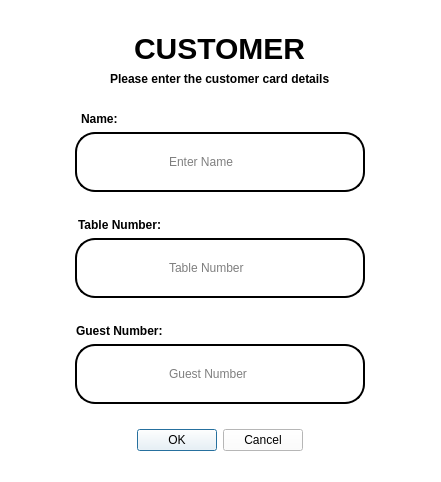
<?xml version="1.0" encoding="UTF-8"?>
<ui version="4.0">
 <class>Dialog</class>
 <widget class="QDialog" name="Dialog">
  <property name="geometry">
   <rect>
    <x>0</x>
    <y>0</y>
    <width>441</width>
    <height>482</height>
   </rect>
  </property>
  <property name="sizePolicy">
   <sizepolicy hsizetype="Expanding" vsizetype="Expanding">
    <horstretch>0</horstretch>
    <verstretch>0</verstretch>
   </sizepolicy>
  </property>
  <property name="windowTitle">
   <string>Dialog</string>
  </property>
  <property name="styleSheet">
   <string notr="true">background-color:white;</string>
  </property>
  <layout class="QVBoxLayout" name="verticalLayout">
   <item>
    <spacer name="verticalSpacer_2">
     <property name="orientation">
      <enum>Qt::Orientation::Vertical</enum>
     </property>
     <property name="sizeHint" stdset="0">
      <size>
       <width>20</width>
       <height>40</height>
      </size>
     </property>
    </spacer>
   </item>
   <item alignment="Qt::AlignmentFlag::AlignHCenter">
    <widget class="QLabel" name="label">
     <property name="styleSheet">
      <string notr="true">color:black;
font-size:30px;
font-weight:bold;</string>
     </property>
     <property name="text">
      <string>CUSTOMER</string>
     </property>
    </widget>
   </item>
   <item alignment="Qt::AlignmentFlag::AlignHCenter">
    <widget class="QLabel" name="label_2">
     <property name="styleSheet">
      <string notr="true">color:black;
font-weight:bold;</string>
     </property>
     <property name="text">
      <string>Please enter the customer card details</string>
     </property>
    </widget>
   </item>
   <item alignment="Qt::AlignmentFlag::AlignHCenter">
    <widget class="QLabel" name="label_3">
     <property name="styleSheet">
      <string notr="true">color:black;
margin-right:240px;
margin-top:20px;
font-weight:bold;</string>
     </property>
     <property name="text">
      <string>Name:</string>
     </property>
    </widget>
   </item>
   <item alignment="Qt::AlignmentFlag::AlignHCenter">
    <widget class="QLineEdit" name="lineEdit">
     <property name="styleSheet">
      <string notr="true">padding-left:90px;
padding-right:90px;
padding-top:20px;
padding-bottom:20px;
background-color:white;
color:black;
 border: 2px solid black;
 border-radius: 20px;</string>
     </property>
     <property name="text">
      <string/>
     </property>
     <property name="placeholderText">
      <string>Enter Name</string>
     </property>
     <property name="clearButtonEnabled">
      <bool>true</bool>
     </property>
    </widget>
   </item>
   <item alignment="Qt::AlignmentFlag::AlignHCenter">
    <widget class="QLabel" name="label_4">
     <property name="styleSheet">
      <string notr="true">color:black;
margin-right:200px;
margin-top:20px;
font-weight:bold;</string>
     </property>
     <property name="text">
      <string>Table Number:</string>
     </property>
    </widget>
   </item>
   <item alignment="Qt::AlignmentFlag::AlignHCenter">
    <widget class="QLineEdit" name="lineEdit_2">
     <property name="styleSheet">
      <string notr="true">padding-left:90px;
padding-right:90px;
padding-top:20px;
padding-bottom:20px;
background-color:white;
color:black;
 border: 2px solid black;
 border-radius: 20px;</string>
     </property>
     <property name="text">
      <string/>
     </property>
     <property name="placeholderText">
      <string>Table Number</string>
     </property>
     <property name="clearButtonEnabled">
      <bool>true</bool>
     </property>
    </widget>
   </item>
   <item alignment="Qt::AlignmentFlag::AlignHCenter">
    <widget class="QLabel" name="label_5">
     <property name="styleSheet">
      <string notr="true">color:black;
margin-right:200px;
margin-top:20px;
font-weight:bold;</string>
     </property>
     <property name="text">
      <string>Guest Number:</string>
     </property>
    </widget>
   </item>
   <item alignment="Qt::AlignmentFlag::AlignHCenter">
    <widget class="QLineEdit" name="lineEdit_3">
     <property name="styleSheet">
      <string notr="true">padding-left:90px;
padding-right:90px;
padding-top:20px;
padding-bottom:20px;
background-color:white;
color:black;
 border: 2px solid black;
 border-radius: 20px;</string>
     </property>
     <property name="text">
      <string/>
     </property>
     <property name="placeholderText">
      <string>Guest Number</string>
     </property>
     <property name="clearButtonEnabled">
      <bool>true</bool>
     </property>
    </widget>
   </item>
   <item>
    <spacer name="verticalSpacer_3">
     <property name="orientation">
      <enum>Qt::Orientation::Vertical</enum>
     </property>
     <property name="sizeHint" stdset="0">
      <size>
       <width>20</width>
       <height>40</height>
      </size>
     </property>
    </spacer>
   </item>
   <item alignment="Qt::AlignmentFlag::AlignHCenter">
    <widget class="QDialogButtonBox" name="buttonBox">
     <property name="sizePolicy">
      <sizepolicy hsizetype="Expanding" vsizetype="Expanding">
       <horstretch>0</horstretch>
       <verstretch>0</verstretch>
      </sizepolicy>
     </property>
     <property name="cursor">
      <cursorShape>PointingHandCursor</cursorShape>
     </property>
     <property name="styleSheet">
      <string notr="true">color:black;
background-color:white;</string>
     </property>
     <property name="orientation">
      <enum>Qt::Orientation::Horizontal</enum>
     </property>
     <property name="standardButtons">
      <set>QDialogButtonBox::StandardButton::Cancel|QDialogButtonBox::StandardButton::Ok</set>
     </property>
     <property name="centerButtons">
      <bool>true</bool>
     </property>
    </widget>
   </item>
   <item>
    <spacer name="verticalSpacer">
     <property name="orientation">
      <enum>Qt::Orientation::Vertical</enum>
     </property>
     <property name="sizeHint" stdset="0">
      <size>
       <width>20</width>
       <height>40</height>
      </size>
     </property>
    </spacer>
   </item>
  </layout>
 </widget>
 <resources/>
 <connections>
  <connection>
   <sender>buttonBox</sender>
   <signal>accepted()</signal>
   <receiver>Dialog</receiver>
   <slot>accept()</slot>
   <hints>
    <hint type="sourcelabel">
     <x>248</x>
     <y>254</y>
    </hint>
    <hint type="destinationlabel">
     <x>157</x>
     <y>274</y>
    </hint>
   </hints>
  </connection>
  <connection>
   <sender>buttonBox</sender>
   <signal>rejected()</signal>
   <receiver>Dialog</receiver>
   <slot>reject()</slot>
   <hints>
    <hint type="sourcelabel">
     <x>316</x>
     <y>260</y>
    </hint>
    <hint type="destinationlabel">
     <x>286</x>
     <y>274</y>
    </hint>
   </hints>
  </connection>
 </connections>
</ui>
